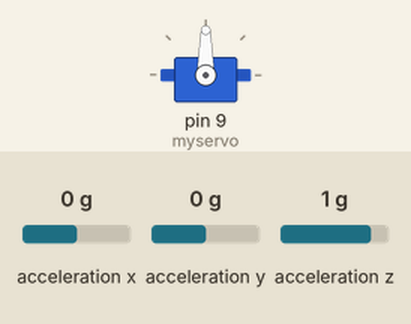
Simulated run of this sketch. Board: Arduino Uno, built for the host (arithmetic inside an expression is 32-bit, double 64-bit). On the bench: servo. The inputs (shaded band) are chosen by the test bench; at power-on: acceleration x 0 g, acceleration y 0 g, acceleration z 1 g.

Above: at 1.2 s.
1.3 s: acceleration x set to -1.4 g
At 2.4 s:
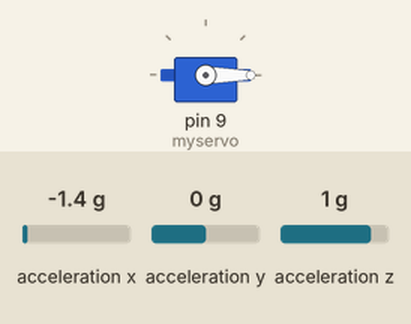
2.8 s: acceleration x set to 0.8 g
At 3.6 s:
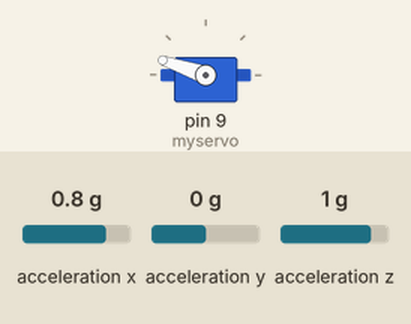
4.3 s: acceleration x set to 1.4 g
At 4.7 s:
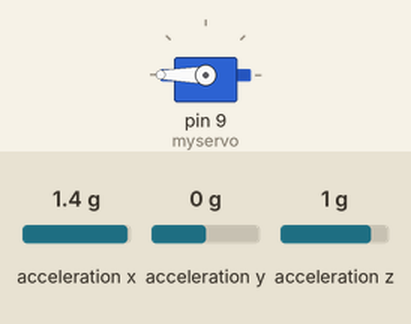
5.8 s: acceleration x set to 0 g
At 7.1 s:
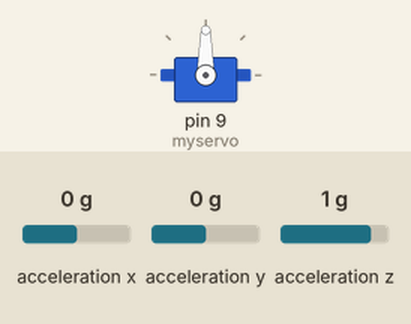
Timing chart, 0 to 8.3 s (numbered marks = the images above; inputs shaded):
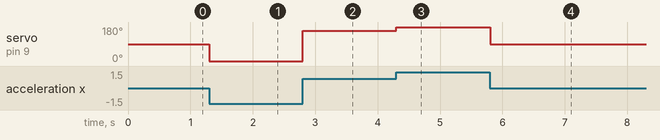

The sketch:

Open_sesame.ino
```cpp
#include "CurieIMU.h"
#include <Servo.h>
int pos;
Servo myservo;  // create servo object to control a servo
void setup() {
  myservo.attach(9);  // attaches the servo on pin 9 to the servo object
  // initialize device
  CurieIMU.begin();
    CurieIMU.autoCalibrateAccelerometerOffset(X_AXIS, 0);
    CurieIMU.autoCalibrateAccelerometerOffset(Y_AXIS, 0);
    CurieIMU.autoCalibrateAccelerometerOffset(Z_AXIS, 1);


  // Set the accelerometer range to 2G
  CurieIMU.setAccelerometerRange(2);
}

void loop() {
  int axRaw, ayRaw, azRaw;         // raw accelerometer values
  float ax, ay, az;

  // read raw accelerometer measurements from device
  CurieIMU.readAccelerometer(axRaw, ayRaw, azRaw);

  // convert the raw accelerometer data to G's
  ax = convertRawAcceleration(axRaw);
  ay = convertRawAcceleration(ayRaw);
  az = convertRawAcceleration(azRaw);

   pos = 90+ax*90;
   constrain (pos,0,180);
   myservo.write(pos);

}

float convertRawAcceleration(int aRaw) {
  // since we are using 2G range
  // -2g maps to a raw value of -32768
  // +2g maps to a raw value of 32767

  float a = (aRaw * 2.0) / 32768.0;

  return a;
}
```

Measured:
- after the input at 1.3 s, servo on pin 9 (myservo): 90° → 0° at once
- after the input at 2.8 s, servo on pin 9 (myservo): 0° → 161° at once
- after the input at 4.3 s, servo on pin 9 (myservo): 161° → 180° at once
- after the input at 5.8 s, servo on pin 9 (myservo): 180° → 90° at once
